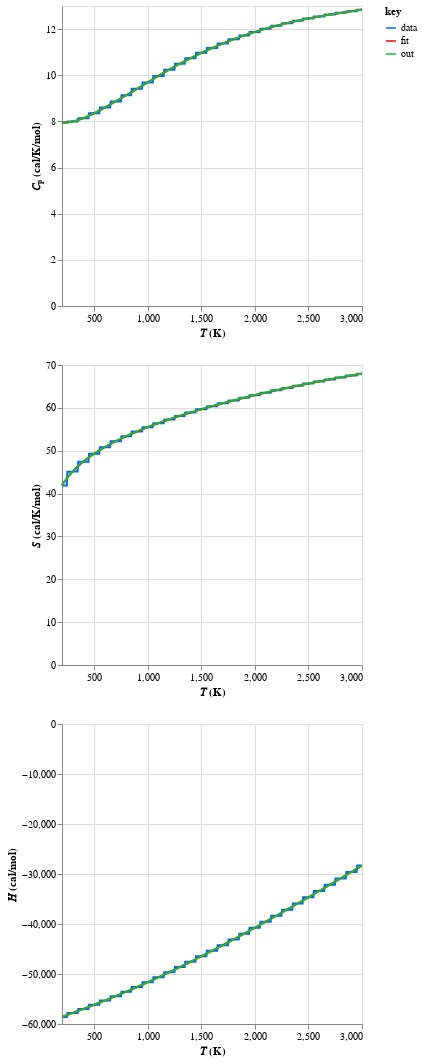

Notebook source saved alongside this figure:
### Code cell
import autochem as ac

NASA7 = """
! Hf(0 K) = -57.11, ! Hf(298 K) = -57.80 kcal/mol
H2O                     H   2O   1          G     200.0    3000.0  1000.0      1
 3.20370706E+00 1.75920494E-03 7.43830956E-08-1.92231417E-10 3.08788761E-14    2
-3.00565005E+04 4.04510911E+00 4.20729567E+00-2.14823567E-03 6.63589520E-06    3
-5.61155198E-09 1.79253934E-12-3.02910415E+04-8.94725793E-01                   4
"""
NASA7_OUT = """
H2O                     C   5H   7          G     200.0    3000.0  1000.0      1
 3.20741927E+00 1.75210662E-03 7.97341448E-08-1.93941586E-10 3.10797706E-14    2
-3.00599752E+04 4.04033753E+00 4.20717543E+00-2.14324992E-03 6.61880283E-06    3
-5.58931002E-09 1.78297990E-12-3.02932805E+04-8.79430079E-01                   4
"""
MESSPF = """
Natural log of the partition function, its derivatives, entropy, and thermal capacity:
T, K          H2O
               Z_0          Z_1          Z_2 S, cal/mol/K C, cal/mol/K
 200.000    62.136500    0.01500040    -7.497890e-05    
 300.000    63.353300    0.01000990    -3.313970e-05    
 400.000    64.218600    0.00754001    -1.835540e-05    
 500.000    64.894200    0.00608465    -1.152200e-05    
 600.000    65.452100    0.00513263    -7.861330e-06    
 700.000    65.930100    0.00446365    -5.690890e-06    
 800.000    66.350500    0.00396876    -4.302440e-06    
 900.000    66.727600    0.00358838    -3.362280e-06    
1000.000    67.070800    0.00328718    -2.698140e-06    
1100.000    67.386900    0.00304281    -2.213650e-06    
1200.000    67.680800    0.00284041    -1.851050e-06    
1300.000    67.956100    0.00266976    -1.573830e-06    
1400.000    68.215600    0.00252361    -1.357860e-06    
1500.000    68.461400    0.00239670    -1.186760e-06    
1600.000    68.695400    0.00228515    -1.049070e-06    
1700.000    68.918900    0.00218605    -9.366640e-07    
1800.000    69.133000    0.00209717    -8.436500e-07    
1900.000    69.338600    0.00201681    -7.657200e-07    
2000.000    69.536600    0.00194363    -6.996700e-07    
2100.000    69.727500    0.00187656    -6.430900e-07    
2200.000    69.912100    0.00181476    -5.941470e-07    
2300.000    70.090600    0.00175753    -5.514330e-07    
2400.000    70.263700    0.00170430    -5.138500e-07    
2500.000    70.431600    0.00165462    -4.805380e-07    
2600.000    70.594700    0.00160808    -4.508140e-07    
2700.000    70.753300    0.00156435    -4.241310e-07    
2800.000    70.907700    0.00152316    -4.000460e-07    
2900.000    71.058000    0.00148427    -3.781970e-07    
3000.000    71.204600    0.00144746    -3.582890e-07    
 298.200    63.335200    0.01006990    -3.354740e-05    
"""

spc = ac.therm.from_messpf_output_string(
    MESSPF, formula="H2O", Hf=-57.80, Tf=298.15, units={"energy": "kcal"}
)
spc_fit = ac.therm.from_chemkin_string(NASA7)
spc_out = ac.therm.from_chemkin_string(NASA7_OUT)
ac.therm.display(spc, label="data", others=[spc_fit, spc_out], others_labels=["fit", "out"])

### Figure 1 — Vega-Lite specification as saved in the notebook (floating-point values rounded to 4 significant figures; data arrays with more than 128 entries replaced by an {"elided": "..."} marker saying what was removed)
{"config": {"view": {"continuousWidth": 300, "continuousHeight": 300}}, "vconcat": [{"data": {"name": "data-9a4a4a6c285d389b1468c74f5d1c96ca"}, "mark": {"type": "line"}, "encoding": {"color": {"field": "key", "scale": {"domain": ["data", "fit", "out"], "range": ["#0066ff", "#ff0000", "#1ab73a"]}, "type": "nominal"}, "x": {"field": "x", "title": "𝑇 (K)", "type": "quantitative"}, "y": {"field": "value", "title": "𝐶ₚ (cal/K/mol)", "type": "quantitative"}}, "transform": [{"fold": ["data", "fit", "out"]}]}, {"data": {"name": "data-2bba03f0b7197d93e5eb324d926ff79c"}, "mark": {"type": "line"}, "encoding": {"color": {"field": "key", "scale": {"domain": ["data", "fit", "out"], "range": ["#0066ff", "#ff0000", "#1ab73a"]}, "type": "nominal"}, "x": {"field": "x", "title": "𝑇 (K)", "type": "quantitative"}, "y": {"field": "value", "title": "𝑆 (cal/K/mol)", "type": "quantitative"}}, "transform": [{"fold": ["data", "fit", "out"]}]}, {"data": {"name": "data-1d25890b139bee20cf01c7b0888213cd"}, "mark": {"type": "line"}, "encoding": {"color": {"field": "key", "scale": {"domain": ["data", "fit", "out"], "range": ["#0066ff", "#ff0000", "#1ab73a"]}, "type": "nominal"}, "x": {"field": "x", "title": "𝑇 (K)", "type": "quantitative"}, "y": {"field": "value", "title": "𝐻 (cal/mol)", "type": "quantitative"}}, "transform": [{"fold": ["data", "fit", "out"]}]}], "$schema": "https://vega.github.io/schema/vega-lite/v5.20.1.json", "datasets": {"data-9a4a4a6c285d389b1468c74f5d1c96ca": {"elided": "500 records"}, "data-2bba03f0b7197d93e5eb324d926ff79c": {"elided": "500 records"}, "data-1d25890b139bee20cf01c7b0888213cd": {"elided": "500 records"}}}
